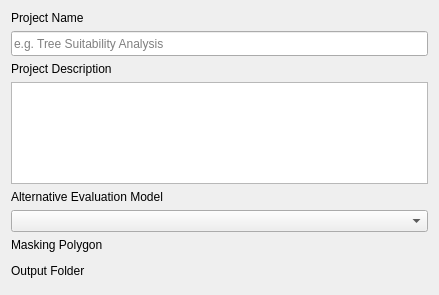
<?xml version="1.0" encoding="UTF-8"?>
<ui version="4.0">
 <class>Form</class>
 <widget class="QWidget" name="Form">
  <property name="geometry">
   <rect>
    <x>0</x>
    <y>0</y>
    <width>439</width>
    <height>295</height>
   </rect>
  </property>
  <property name="windowTitle">
   <string>Form</string>
  </property>
  <layout class="QGridLayout" name="gridLayout">
   <item row="0" column="0">
    <layout class="QVBoxLayout" name="verticalLayout">
     <item>
      <widget class="QLabel" name="label">
       <property name="text">
        <string>Project Name</string>
       </property>
      </widget>
     </item>
     <item>
      <widget class="QLineEdit" name="project_name_tb">
       <property name="minimumSize">
        <size>
         <width>0</width>
         <height>25</height>
        </size>
       </property>
       <property name="toolTip">
        <string/>
       </property>
       <property name="whatsThis">
        <string>&lt;html&gt;&lt;head/&gt;&lt;body&gt;&lt;p&gt;Name of the project&lt;/p&gt;&lt;/body&gt;&lt;/html&gt;</string>
       </property>
       <property name="placeholderText">
        <string>e.g. Tree Suitability Analysis</string>
       </property>
      </widget>
     </item>
     <item>
      <widget class="QLabel" name="label_2">
       <property name="text">
        <string>Project Description</string>
       </property>
      </widget>
     </item>
     <item>
      <widget class="QPlainTextEdit" name="description_tb">
       <property name="sizePolicy">
        <sizepolicy hsizetype="Expanding" vsizetype="Expanding">
         <horstretch>0</horstretch>
         <verstretch>0</verstretch>
        </sizepolicy>
       </property>
      </widget>
     </item>
     <item>
      <widget class="QLabel" name="label_5">
       <property name="text">
        <string>Alternative Evaluation Model</string>
       </property>
      </widget>
     </item>
     <item>
      <widget class="QComboBox" name="aem_cb"/>
     </item>
     <item>
      <widget class="QLabel" name="label_4">
       <property name="text">
        <string>Masking Polygon</string>
       </property>
      </widget>
     </item>
     <item>
      <widget class="QgsFileWidget" name="mask_file_tb"/>
     </item>
     <item>
      <widget class="QLabel" name="label_3">
       <property name="text">
        <string>Output Folder</string>
       </property>
      </widget>
     </item>
     <item>
      <widget class="QgsFileWidget" name="output_file_tb">
       <property name="storageMode">
        <enum>QgsFileWidget::GetDirectory</enum>
       </property>
       <property name="options">
        <set>QFileDialog::ShowDirsOnly</set>
       </property>
      </widget>
     </item>
    </layout>
   </item>
  </layout>
 </widget>
 <customwidgets>
  <customwidget>
   <class>QgsFileWidget</class>
   <extends>QWidget</extends>
   <header>qgsfilewidget.h</header>
  </customwidget>
 </customwidgets>
 <resources/>
 <connections/>
</ui>
